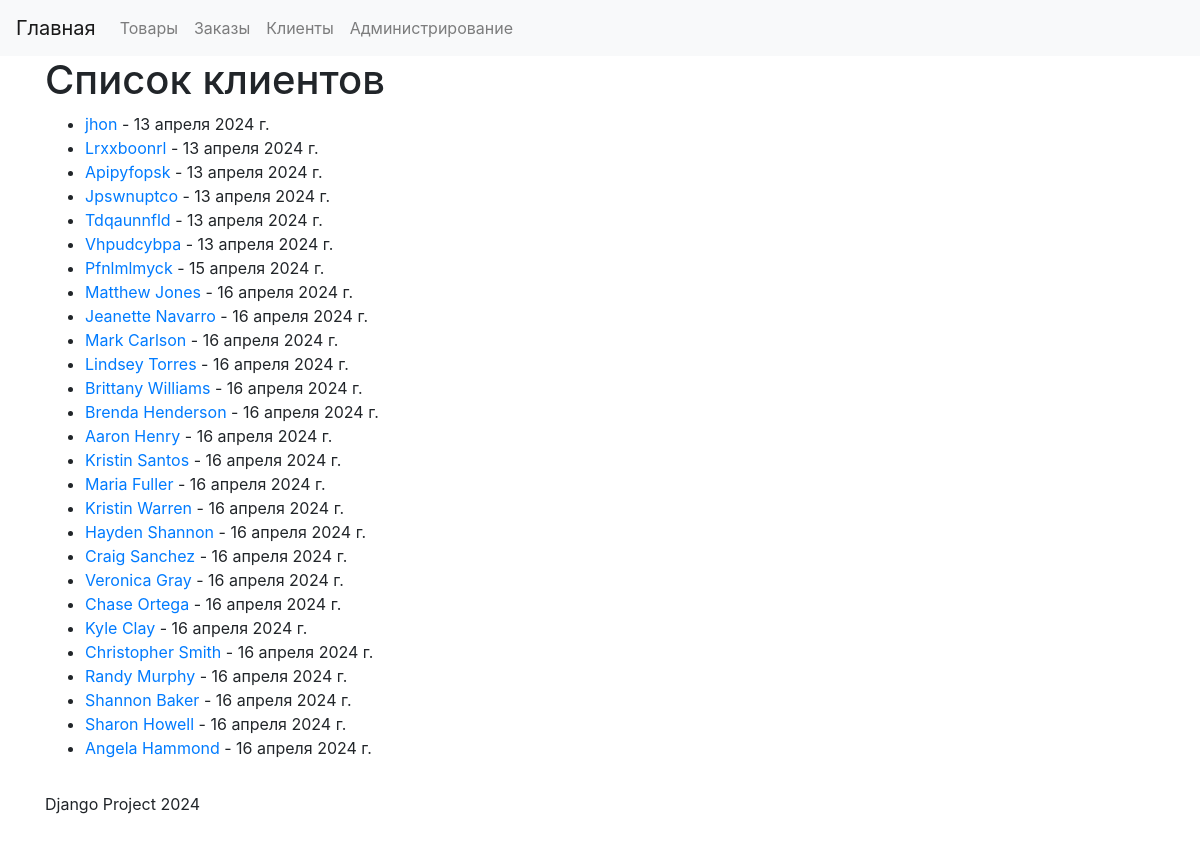
Page /users/list/ on the earlier database version.
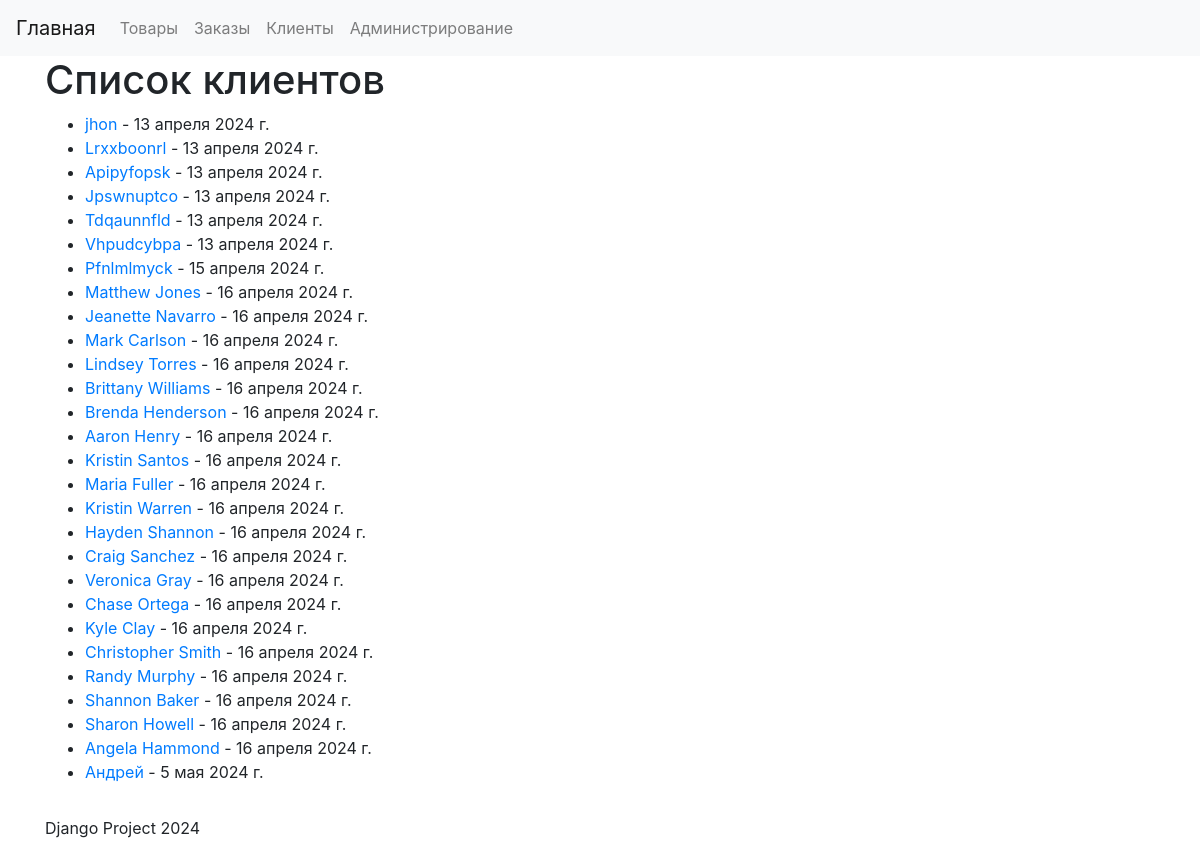
Same page on the later database version.
### user/models.py (models this page shows, shortened)
class User(models.Model):
    name = models.CharField(max_length=255, verbose_name='Имя клиента')
    email = models.EmailField(verbose_name='Почтовый адрес')
    phone_number = models.CharField(max_length=15, verbose_name='Номер телефона')
    address = models.TextField(verbose_name='Адрес')
    registration_date = models.DateField(auto_now_add=True, verbose_name='Дата регистрации')
    class Meta:
        verbose_name = 'Клиент'
        verbose_name_plural = 'Клиенты'

### user/views.py (the view)
# urls.py: path('list/', fetch_user_list, name='user_list'),
def fetch_user_list(request):
    users = User.objects.all()
    return render(request, 'user/user_list.html', {'users': users})

### user/templates/user/user_list.html (shortened to what this page needs)
{% extends 'base.html' %}
{% block content %}
    <h1>Список клиентов</h1>
    <ul>
        {% for user in users %}
        <li>
            <a href="{% url 'user_view' user.id %}">{{ user.name }}</a> - {{ user.registration_date }}
        </li>
        {% empty %}
        <li>Список клиентов пуст</li>
        {% endfor %}
    </ul>
{% endblock %}

Differences in the rows shown:
added User: name "Андрей", registration_date "5 мая 2024 г."
